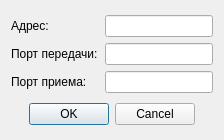
<?xml version="1.0" encoding="UTF-8"?>
<ui version="4.0">
 <class>ConnectConfigDialog</class>
 <widget class="QDialog" name="ConnectConfigDialog">
  <property name="geometry">
   <rect>
    <x>0</x>
    <y>0</y>
    <width>224</width>
    <height>140</height>
   </rect>
  </property>
  <property name="sizePolicy">
   <sizepolicy hsizetype="Fixed" vsizetype="Fixed">
    <horstretch>0</horstretch>
    <verstretch>0</verstretch>
   </sizepolicy>
  </property>
  <property name="windowTitle">
   <string>Подключение</string>
  </property>
  <layout class="QGridLayout" name="gridLayout_2">
   <item row="0" column="0">
    <layout class="QGridLayout" name="gridLayout">
     <item row="0" column="0">
      <widget class="QLabel" name="label">
       <property name="text">
        <string>Адрес:</string>
       </property>
      </widget>
     </item>
     <item row="0" column="1">
      <widget class="QLineEdit" name="lineEditHost">
       <property name="sizePolicy">
        <sizepolicy hsizetype="Fixed" vsizetype="Fixed">
         <horstretch>0</horstretch>
         <verstretch>0</verstretch>
        </sizepolicy>
       </property>
       <property name="alignment">
        <set>Qt::AlignCenter</set>
       </property>
      </widget>
     </item>
     <item row="1" column="0">
      <widget class="QLabel" name="label_2">
       <property name="text">
        <string>Порт передачи:</string>
       </property>
      </widget>
     </item>
     <item row="1" column="1">
      <widget class="QLineEdit" name="lineEditSendPort">
       <property name="sizePolicy">
        <sizepolicy hsizetype="Fixed" vsizetype="Fixed">
         <horstretch>0</horstretch>
         <verstretch>0</verstretch>
        </sizepolicy>
       </property>
       <property name="alignment">
        <set>Qt::AlignCenter</set>
       </property>
      </widget>
     </item>
     <item row="2" column="0">
      <widget class="QLabel" name="label_3">
       <property name="text">
        <string>Порт приема:</string>
       </property>
      </widget>
     </item>
     <item row="2" column="1">
      <widget class="QLineEdit" name="lineEditReceivePort">
       <property name="sizePolicy">
        <sizepolicy hsizetype="Fixed" vsizetype="Fixed">
         <horstretch>0</horstretch>
         <verstretch>0</verstretch>
        </sizepolicy>
       </property>
       <property name="alignment">
        <set>Qt::AlignCenter</set>
       </property>
      </widget>
     </item>
    </layout>
   </item>
   <item row="1" column="0">
    <widget class="QDialogButtonBox" name="buttonBox">
     <property name="orientation">
      <enum>Qt::Horizontal</enum>
     </property>
     <property name="standardButtons">
      <set>QDialogButtonBox::Cancel|QDialogButtonBox::Ok</set>
     </property>
     <property name="centerButtons">
      <bool>true</bool>
     </property>
    </widget>
   </item>
  </layout>
 </widget>
 <resources/>
 <connections>
  <connection>
   <sender>buttonBox</sender>
   <signal>accepted()</signal>
   <receiver>ConnectConfigDialog</receiver>
   <slot>accept()</slot>
   <hints>
    <hint type="sourcelabel">
     <x>248</x>
     <y>254</y>
    </hint>
    <hint type="destinationlabel">
     <x>157</x>
     <y>274</y>
    </hint>
   </hints>
  </connection>
  <connection>
   <sender>buttonBox</sender>
   <signal>rejected()</signal>
   <receiver>ConnectConfigDialog</receiver>
   <slot>reject()</slot>
   <hints>
    <hint type="sourcelabel">
     <x>316</x>
     <y>260</y>
    </hint>
    <hint type="destinationlabel">
     <x>286</x>
     <y>274</y>
    </hint>
   </hints>
  </connection>
 </connections>
</ui>
